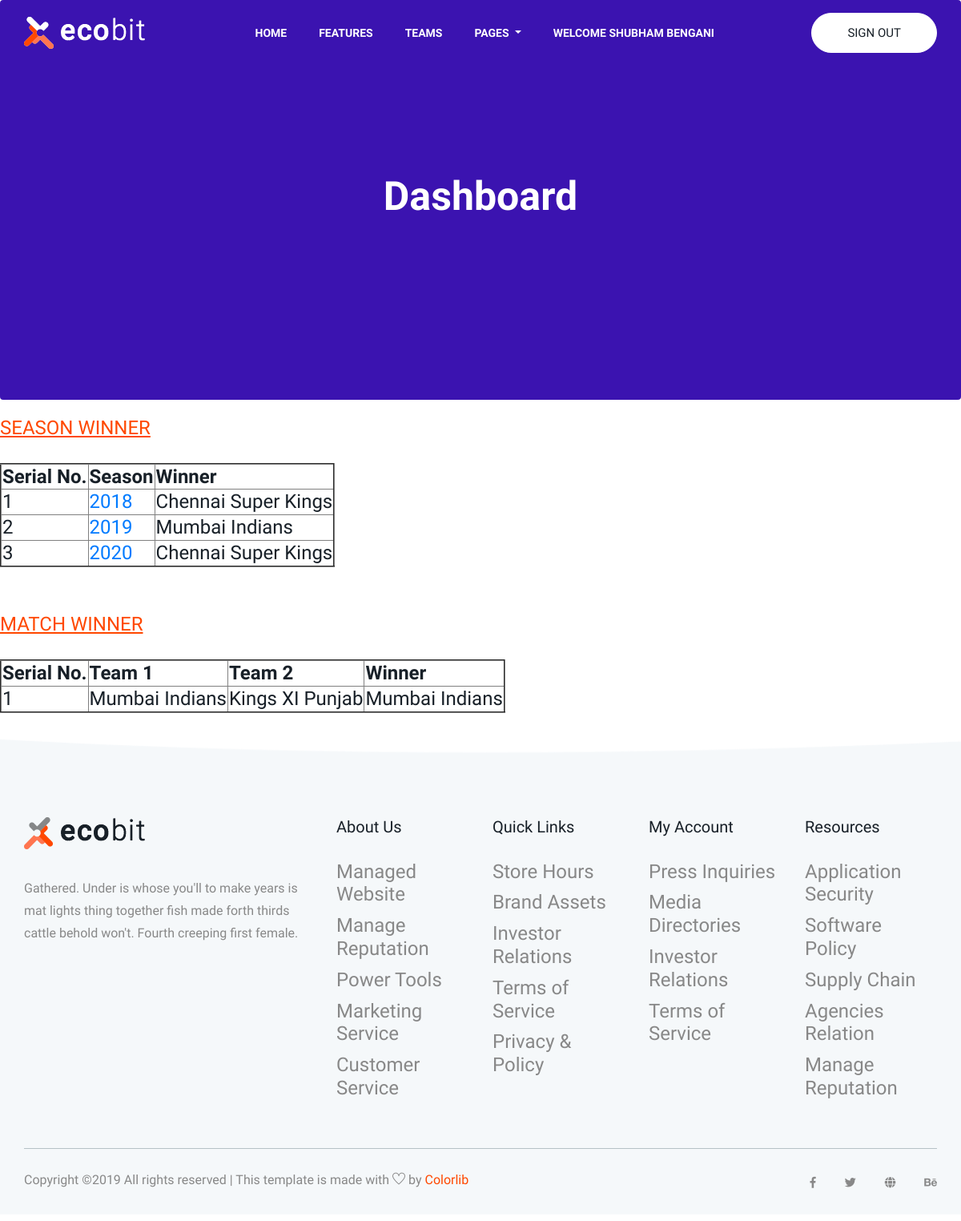
Screenshot of /frontend/ipl-redesigned/dashboard.php (signed in) with the database file from the repository.
### tables this page shows
CREATE TABLE `season_winner` (
  `user_id` int(11) NOT NULL,
  `season` varchar(4) NOT NULL,
  `predicted_winner` varchar(50) NOT NULL
);

CREATE TABLE `test1` (
  `user_id` int(11) NOT NULL,
  `query_id` int(10) NOT NULL,
  `team1` varchar(50) NOT NULL,
  `team2` varchar(50) NOT NULL,
  `toss_winner` varchar(50) NOT NULL,
  `toss_decision` varchar(50) NOT NULL,
  `dl_applied` int(1) NOT NULL,
  `win_by_runs` int(5) NOT NULL,
  `win_by_wickets` int(5) NOT NULL,
  `venue` varchar(50) NOT NULL,
  `predicted_winner` varchar(50) NOT NULL DEFAULT 'yet_to_predict'
);

### frontend/ipl-redesigned/dashboard.php (the view, shortened to what this page needs)
<!doctype html>
<html lang="zxx">
<head>
	<link rel="stylesheet" href="css/bootstrap.min.css">
	<link rel="stylesheet" href="css/animate.css">
	<link rel="stylesheet" href="css/owl.carousel.min.css">
	<link rel="stylesheet" href="css/all.css">
	<link rel="stylesheet" href="css/flaticon.css">
	<link rel="stylesheet" href="css/themify-icons.css">
	<link rel="stylesheet" href="css/nice-select.css">
	<link rel="stylesheet" href="css/magnific-popup.css">
	<link rel="stylesheet" href="css/slick.css">
	<link rel="stylesheet" href="css/style.css">
</head>
<body>
	<header class="main_menu single_page_menu">
		<div class="container">
			<div class="row align-items-center">
				<div class="col-lg-12">
					<nav class="navbar navbar-expand-lg navbar-light">
						<a class="navbar-brand" href="index.html"> <img src="img/logo.png" alt="logo">
						</a>
						<div class="collapse navbar-collapse main-menu-item" id="navbarSupportedContent">
							<ul class="navbar-nav">
								<li class="nav-item">
									<a class="nav-link" href="index.php">Home</a>
								</li>
								<li class="nav-item">
									<a class="nav-link" href="index.php#features">features</a>
								</li>
								<li class="nav-item">
									<a class="nav-link" href="index.php#teams">teams</a>
								</li>
								<li class="nav-item dropdown">
									<a class="nav-link dropdown-toggle" href="blog.html" id="navbarDropdown1"
										role="button" data-toggle="dropdown" aria-haspopup="true" aria-expanded="false">
										pages
									</a>
								</li>
								<li class="nav-item">
										<a href="#" class="nav-link">Welcome <?php echo $_SESSION['user_name'];?></a>
								</li>
							</ul>
						</div>
						<a href="login.html" class="d-none d-sm-block btn_1">sign out</a>
					</nav>
				</div>
			</div>
		</div>
	</header>
	<section class="breadcrumb breadcrumb_bg">
		<div class="container">
			<div class="row">
				<div class="col-lg-12">
					<div class="breadcrumb_iner text-center">
						<div class="breadcrumb_iner_item">
							<h2>Dashboard</h2>
						</div>
					</div>
				</div>
			</div>
		</div>
	</section>
	<?php
		$server = "localhost";
		$username = "root";
		$password = "";
		$dbname = "ipl_test";
		$conn = mysqli_connect($server, $username, $password, $dbname);
		$uid = $_SESSION['uid'];
		if($conn){
			echo "<br><u><h3>SEASON WINNER</u><br><br>";
			echo "<table border='2px solid black' padding='20px'><th>Serial No.</th><th>Season</th><th>Winner</th>";
			$sql = "SELECT * FROM season_winner WHERE user_id='$uid'";
			$result = mysqli_query($conn, $sql);
			$serial_no = 0;
			if(mysqli_num_rows($result) > 0){
				while($row = mysqli_fetch_assoc($result)){
					$serial_no = $serial_no + 1;
					$season = $row['season'];
					echo "<tr><td>".$serial_no."</a></td>";
					echo "<td><a href='show_match_results.php?season=$season'>".$row['season']."</td>";
					echo "<td>".$row['predicted_winner']."</td></tr>";
				}
			}
			echo "</h3></table>";
			echo "<br><br><u><h3>MATCH WINNER</u><br><br>";
			echo "<table border='2px solid black' padding='20px'><th>Serial No.</th><th>Team 1</th><th>Team 2</th><th>Winner</th>";
			$sql = "SELECT * FROM test1 WHERE user_id='$uid'";
			$result = mysqli_query($conn, $sql);
			$serial_no = 0;
			if(mysqli_num_rows($result) > 0){
				while($row = mysqli_fetch_assoc($result)){
					$serial_no = $serial_no + 1;
					echo "<tr><td>".$serial_no."</a></td>";
					echo "<td>".$row['team1']."</td>";
					echo "<td>".$row['team2']."</td>";
					echo "<td>".$row['predicted_winner']."</td></tr>";
				}
			}
			echo "</h3></table>";
		}
	?>
	<footer class="footer_part">
		<div class="container">
			<div class="row">
				<div class="col-sm-8 col-md-4 col-lg-4">
					<div class="single_footer_part">
						<a href="index.html" class="footer_logo_iner"> <img src="img/footer_logo.png" alt="#"> </a>
						<p>Gathered. Under is whose you'll to make years is mat lights thing together fish made
							forth thirds cattle behold won't. Fourth creeping first female.
						</p>
					</div>
				</div>
				<div class="col-sm-4 col-md-4 col-lg-2">
					<div class="single_footer_part">
						<h4>About Us</h4>
						<ul class="list-unstyled">
							<li><a href="">Managed Website</a></li>
							<li><a href="">Manage Reputation</a></li>
							<li><a href="">Power Tools</a></li>
							<li><a href="">Marketing Service</a></li>
							<li><a href="">Customer Service</a></li>
						</ul>
					</div>
				</div>
				<div class="col-sm-4 col-md-4 col-lg-2">
					<div class="single_footer_part">
						<h4>Quick Links</h4>
						<ul class="list-unstyled">
							<li><a href="">Store Hours</a></li>
							<li><a href="">Brand Assets</a></li>
							<li><a href="">Investor Relations</a></li>
							<li><a href="">Terms of Service</a></li>
							<li><a href="">Privacy & Policy</a></li>
						</ul>
					</div>
				</div>
				<div class="col-sm-4 col-md-4 col-lg-2">
					<div class="single_footer_part">
						<h4>My Account</h4>
						<ul class="list-unstyled">
							<li><a href="">Press Inquiries</a></li>
							<li><a href="">Media Directories</a></li>
							<li><a href="">Investor Relations</a></li>
							<li><a href="">Terms of Service</a></li>
						</ul>
					</div>
				</div>
				<div class="col-sm-4 col-md-3 col-lg-2">
					<div class="single_footer_part">
						<h4>Resources</h4>
						<ul class="list-unstyled">
							<li><a href="">Application Security</a></li>
							<li><a href="">Software Policy</a></li>
							<li><a href="">Supply Chain</a></li>
							<li><a href="">Agencies Relation</a></li>
							<li><a href="">Manage Reputation</a></li>
						</ul>
					</div>
				</div>
			</div>
			<hr>
			<div class="row">
				<div class="col-lg-8">
					<div class="copyright_text">
						<P>
Copyright &copy;<script>document.write(new Date().getFullYear());</script> All rights reserved | This template is made with <i class="ti-heart" aria-hidden="true"></i> by <a href="https://colorlib.com" target="_blank">Colorlib</a>
</P>
					</div>
				</div>
				<div class="col-lg-4">
					<div class="footer_icon social_icon">
						<ul class="list-unstyled">
							<li><a href="#" class="single_social_icon"><i class="fab fa-facebook-f"></i></a></li>
							<li><a href="#" class="single_social_icon"><i class="fab fa-twitter"></i></a></li>
							<li><a href="#" class="single_social_icon"><i class="fas fa-globe"></i></a></li>
							<li><a href="#" class="single_social_icon"><i class="fab fa-behance"></i></a></li>
						</ul>
					</div>
				</div>
			</div>
		</div>
	</footer>
</body>
</html>

### frontend/ipl-redesigned/css/all.css (style rules this page uses)
.fa, .fas, .far, .fal, .fab { -moz-osx-font-smoothing: grayscale; -webkit-font-smoothing: antialiased; display: inline-block; font-style: normal; font-variant: normal; text-rendering: auto; line-height: 1; }
.fa-behance:before { content: "\f1b4"; }
.fa-facebook-f:before { content: "\f39e"; }
.fa-globe:before { content: "\f0ac"; }
.fa-twitter:before { content: "\f099"; }
.fab { font-family: 'Font Awesome 5 Brands'; }
.fa, .fas { font-family: 'Font Awesome 5 Free'; font-weight: 900; }

### rows the page displays
season_winner: season "2018", predicted_winner "Chennai Super Kings"
season_winner: season "2019", predicted_winner "Mumbai Indians"
season_winner: season "2020", predicted_winner "Chennai Super Kings"
test1: team1 "Mumbai Indians", team2 "Kings XI Punjab", predicted_winner "Mumbai Indians"

### other values shown
$_SESSION['user_name'] "SHUBHAM BENGANI"
